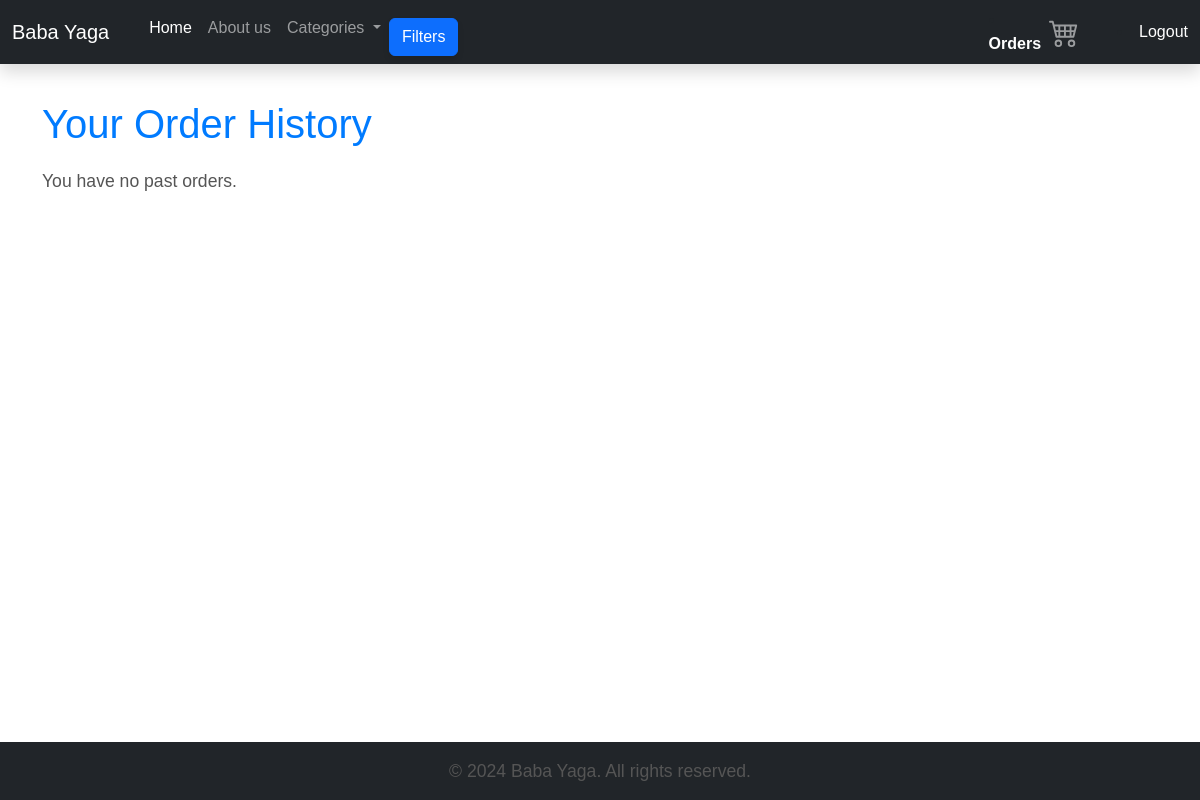
/order-history/ (signed in), run on an earlier commit of the app's database.
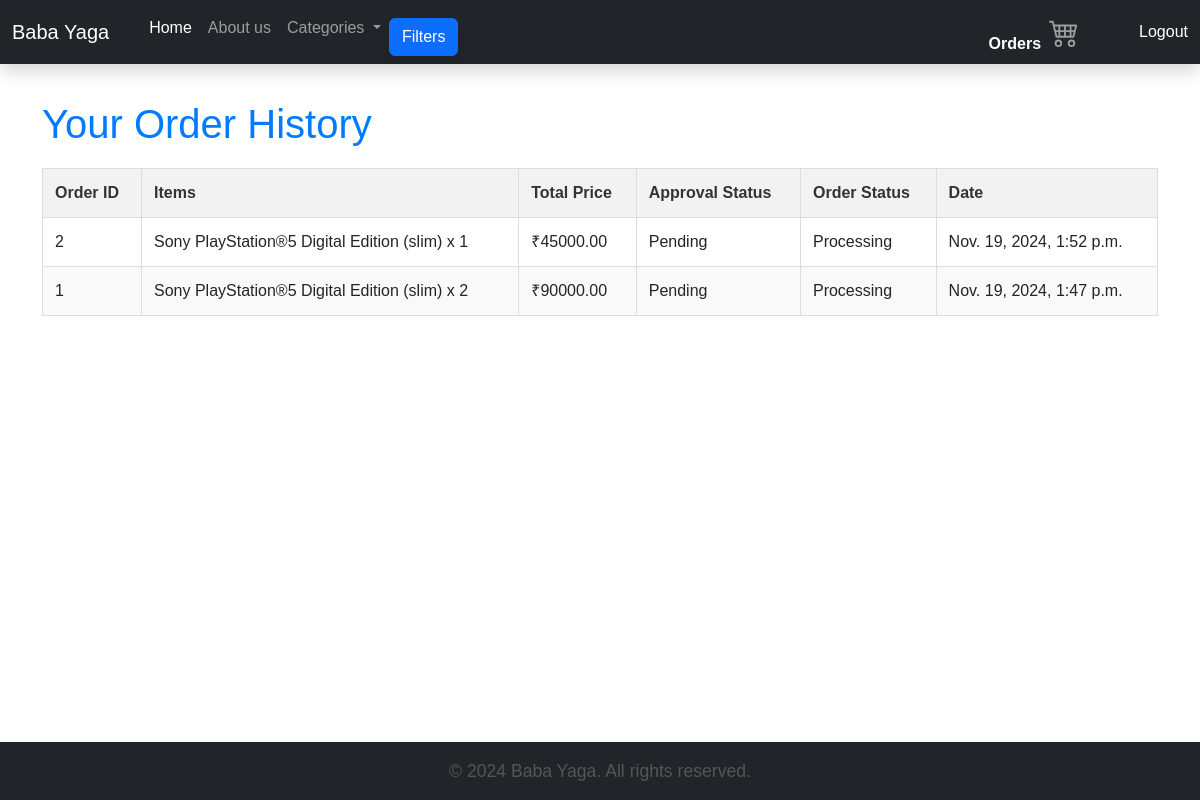
And on a later commit of the database.
### shop/models.py (models this page shows, shortened)
class Checkout(models.Model):
    user = models.ForeignKey(User, on_delete=models.CASCADE, related_name='orders')
    order_items = models.TextField()  # Store order items as a comma-separated list
    total_price = models.DecimalField(max_digits=10, decimal_places=2)
    payment_status = models.CharField(
        max_length=20,
        choices=[('Paid', 'Paid'), ('Pending', 'Pending')]
    )
    order_status = models.CharField(
        max_length=20,
        choices=[
            ('Processing', 'Processing'),
            ('Shipped', 'Shipped'),
            ('Delivered', 'Delivered'),
            ('Rejected', 'Rejected')
        ],
        default='Processing'
    )
    approval_status = models.CharField(
        max_length=20,
        choices=[('Pending', 'Pending'), ('Accepted', 'Accepted'), ('Rejected', 'Rejected')],
        default='Pending'
    )
    created_at = models.DateTimeField(auto_now_add=True)

### shop/views.py (the view)
# urls.py: path('order-history/', OrderHistoryView.as_view(), name='order_history'),
@method_decorator(login_required, name='dispatch')
class OrderHistoryView(ListView):
    model = Checkout
    template_name = 'shop/order_history.html'
    context_object_name = 'orders'
    def get_queryset(self):
        return Checkout.objects.filter(user=self.request.user).order_by('-created_at')

### shop/context_processors.py (called while the page is built)
def categories(request):
    return {'categories': Category.objects.all()}

### shop/templates/shop/order_history.html (shortened to what this page needs)
{% extends 'shop/base_generic.html' %}
{% block content %}
    <h1>Your Order History</h1>
    {% if orders %}
    <table class="order-history-table">
        <thead>
            <tr>
                <th>Order ID</th>
                <th>Items</th>
                <th>Total Price</th>
                <th>Approval Status</th>
                <th>Order Status</th>
                <th>Date</th>
            </tr>
        </thead>
        <tbody>
            {% for order in orders %}
            <tr>
                <td>{{ order.id }}</td>
                <td>{{ order.order_items }}</td>
                <td>₹{{ order.total_price }}</td>
                <td>{{ order.get_approval_status_display }}</td>
                <td>{{ order.get_order_status_display }}</td>
                <td>{{ order.created_at }}</td>
            </tr>
            {% endfor %}
        </tbody>
    </table>
    {% else %}
        <p>You have no past orders.</p>
    {% endif %}
{% endblock %}

What changed in the data, as far as the page shows it:
added Checkout: id "2", order_items "Sony PlayStation®5 Digital Edition (slim) x 1", total_price "45000.00", approval_status "Pending", order_status "Processing", created_at "Nov. 19, 2024, 1:52 p.m."
added Checkout: id "1", order_items "Sony PlayStation®5 Digital Edition (slim) x 2", total_price "90000.00", approval_status "Pending", order_status "Processing", created_at "Nov. 19, 2024, 1:47 p.m."
Also different on the page:
text no longer shown: "You have no past orders."
text now shown: "Order ID Items Total Price Approval Status Order Status Date"
